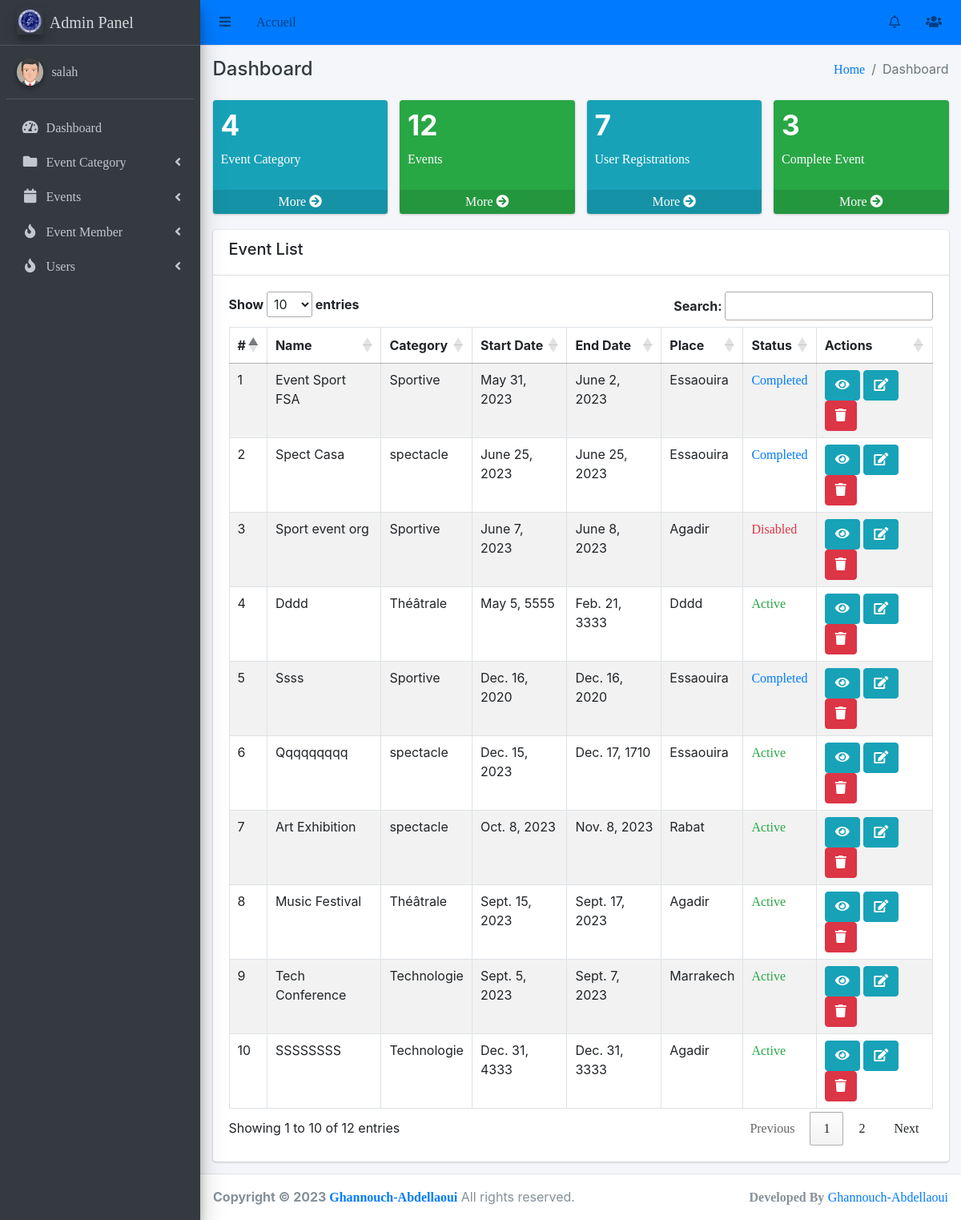
The page /admin_events/ (signed in) on the database as committed earlier.
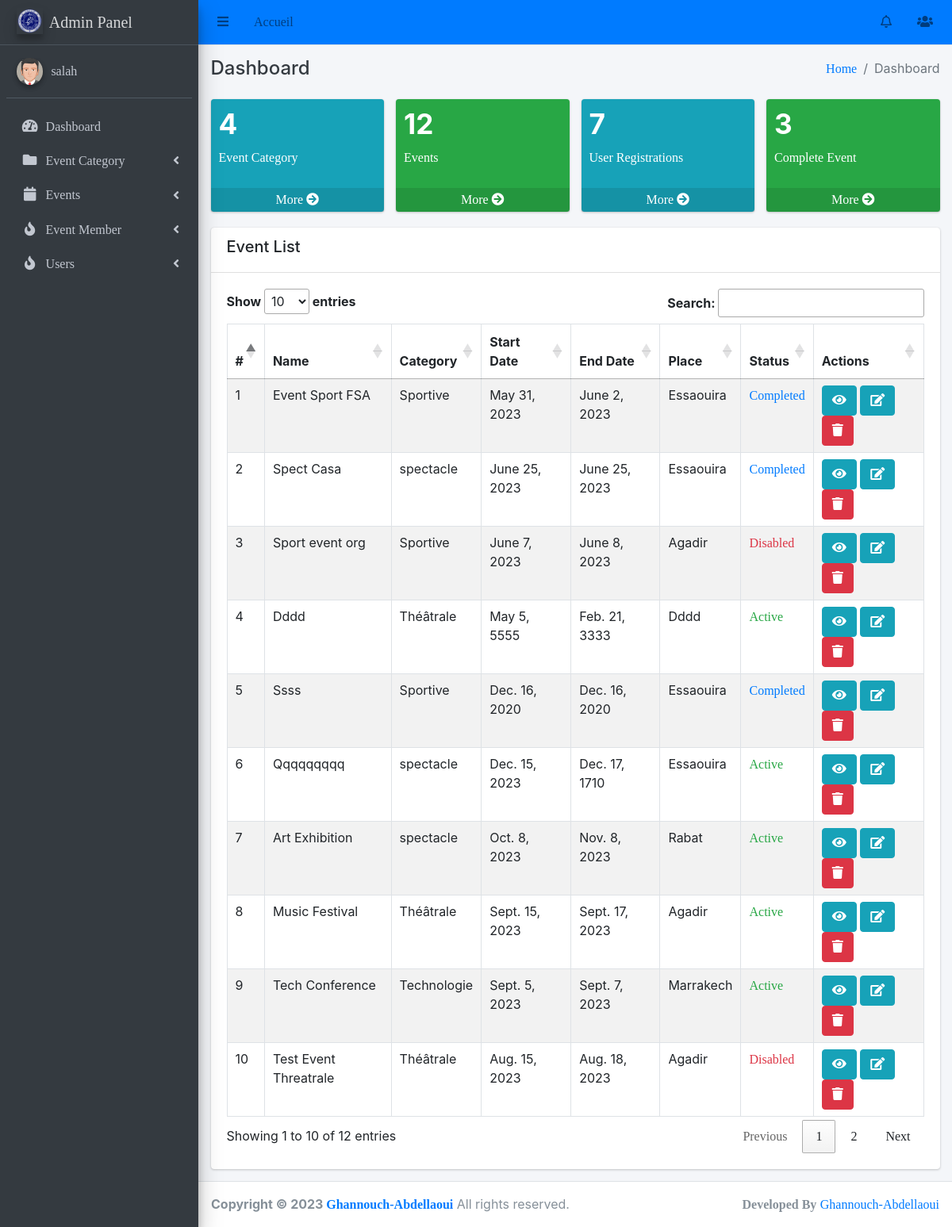
The same page on the database as committed later.
### events/models.py (models this page shows, shortened)
class Event(models.Model):
    category = models.ForeignKey(EventCategory, on_delete=models.CASCADE)
    name = models.CharField(max_length=255, unique=True)
    description = RichTextUploadingField()
    job_category = models.ForeignKey(JobCategory, on_delete=models.CASCADE)
    select_scheduled_status = (
        ('yet to scheduled', 'Yet to Scheduled'),
        ('scheduled', 'Scheduled')
    )
    scheduled_status = models.CharField(max_length=25, choices=select_scheduled_status)
    venue = models.CharField(max_length=255)
    start_date = models.DateField()
    end_date = models.DateField()
    location = LocationField()
    maximum_attende = models.PositiveIntegerField()
    created_user = models.ForeignKey('auth.User', on_delete=models.CASCADE, null=True, blank=True, related_name='event_created_user')
    updated_user = models.ForeignKey('auth.User', on_delete=models.CASCADE, blank=True, null=True, related_name='event_updated_user')
    created_date = models.DateField(auto_now_add=True)
    updated_date = models.DateField(auto_now_add=True)
    last_updated = models.DateTimeField(auto_now=True)
    status_choice = (
        ('disabled', 'Disabled'),
        ('active', 'Active'),
        ('deleted', 'Deleted'),
        ('time out', 'Time Out'),
        ('completed', 'Completed'),
        ('cancel', 'Cancel'),
    )
    status = models.CharField(choices=status_choice, max_length=10)
    price = models.DecimalField(max_digits=8, decimal_places=2,null=True)
    ticket = models.OneToOneField(Ticket, on_delete=models.CASCADE, null=True,  blank=True)

class EventCategory(models.Model):
    name = models.CharField(max_length=255, unique=True)
    code = models.CharField(max_length=6, unique=True)
    created_user = models.ForeignKey('auth.User', on_delete=models.CASCADE, related_name='created_user')
    updated_user = models.ForeignKey('auth.User', on_delete=models.CASCADE, related_name='updated_user')
    created_date = models.DateField(auto_now_add=True)
    updated_date = models.DateField(auto_now_add=True)
    status_choice = (
        ('active', 'Active'),
        ('deleted', 'Deleted'),
        ('blocked', 'Blocked'),
    )
    status = models.CharField(choices=status_choice, max_length=10)
    def __str__(self):
        return self.name

### gestion_even/views.py (the view)
# urls.py: path('admin_events/', dashboard, name='dashboard'),
@login_required(login_url='login_admin')
def dashboard(request):
    user = User.objects.count()
    event_ctg = EventCategory.objects.count()
    event = Event.objects.count()
    complete_event = Event.objects.filter(status='completed').count()
    events = Event.objects.all()  #!commented
    context = {
        'user': user,
        'event_ctg': event_ctg,
        'event': event,
        'complete_event': complete_event,
        'events': events
    }
    return render(request, 'dashboard.html', context)

### main/templates/dashboard.html (shortened to what the changed rows need)
{% extends 'base/base.html' %}
{% block content %}
  <div class="row">
    <div class="col-md-12">
        <div class="card">
            <div class="card-body">
                  <table id="myTable" class="table table-striped table-bordered datatable dataTable no-footer"  role="grid" aria-describedby="DataTables_Table_0_info" style="border-collapse: collapse !important">
                    <thead>
                        <tr role="row">
                            <th>#</th>
                            <th>Name</th>
                            <th>Category</th>
                            <th>Start Date</th>
                            <th>End Date</th>
                            <th>Place</th>
                            <th>Status</th>
                            <th>Actions</th>
                        </tr>
                    </thead>
                    <tbody>
                        {% for event in events %}
                          <tr>
                              <td>{{ forloop.counter }}</td>
                              <td>{{ event.name|capfirst }}</td>
                              <td>{{ event.category }}</td>
                              <td>{{ event.start_date }}</td>
                              <td>{{ event.end_date }}</td>
                              <td>{{ event.venue|capfirst }}</td>
                              <td>
                                  {% if event.status == 'active' %}
                                    <a href="{% url 'admin_events:update-event-status' event.id %}" class="text-success">{{ event.status|title }}</a>
                                  {% elif event.status == 'completed' %}
                                    <a href="{% url 'admin_events:update-event-status' event.id %}" class="text-primary">{{ event.status|title }}</a>
                                  {% else %}
                                    <a href="{% url 'admin_events:update-event-status' event.id %}" class="text-danger">{{ event.status|title }}</a>
                                  {% endif %}
                              </td>
                              <td>
                                  <a class="btn btn-info" href="{% url 'admin_events:event-detail' event.pk %}" title="view">
                                      <i class="fa fa-eye"></i>
                                  </a>
                                  <a class="btn btn-info" href="{% url 'admin_events:event-edit' event.pk %}" title="edit">
                                    <i class="fa fa-edit"></i>
                                </a>
                                  <a class="btn btn-danger" href="{% url 'admin_events:event-delete' event.pk %}" title="delete">
                                      <i class="fa fa-trash"></i>
                                  </a>
                              </td>
                          </tr>
                        {% endfor %}
                    </tbody>
                </table>
            </div>
        </div>
    </div>
</div>
{% endblock content %}

Rows that differ between the two databases and show on the page:
changed Event: name "SSSSSSSS" → "Test Event Threatrale"; category "Technologie" → "Théâtrale"; start_date "Dec. 31, 4333" → "Aug. 15, 2023"; end_date "Dec. 31, 3333" → "Aug. 18, 2023"; status "Active" → "Disabled"
